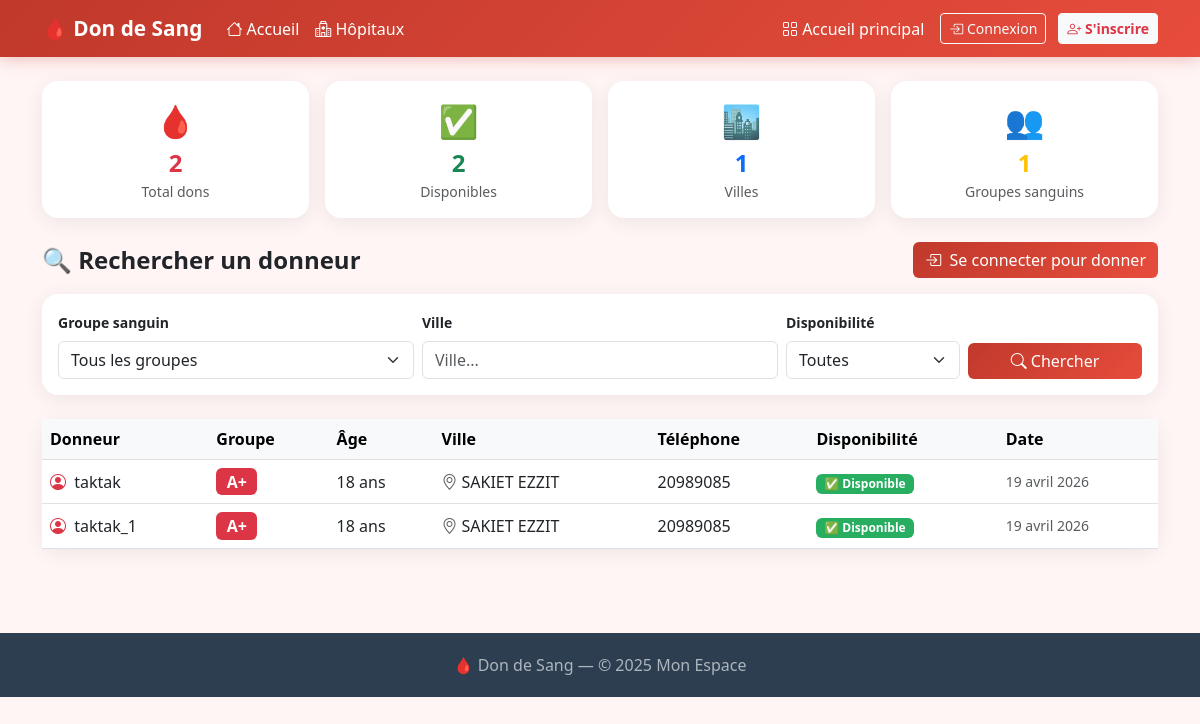
Screenshot of /don_sang/ with the database file from the repository.
### don_sang/models.py (models this page shows, shortened)
class Don(models.Model):
    GROUPE_CHOICES = [
        ('A+','A+'), ('A-','A-'), ('B+','B+'), ('B-','B-'),
        ('AB+','AB+'), ('AB-','AB-'), ('O+','O+'), ('O-','O-'),
    ]
    DISPONIBILITE_CHOICES = [
        ('disponible', 'Disponible'),
        ('indisponible', 'Indisponible'),
        ('bientot', 'Disponible bientôt'),
    ]
    donneur = models.ForeignKey(User, on_delete=models.CASCADE, related_name='dons')
    hopital = models.ForeignKey('Hospital', on_delete=models.SET_NULL, null=True, blank=True, related_name='dons', verbose_name='Hôpital')
    groupe_sanguin = models.CharField(max_length=3, choices=GROUPE_CHOICES)
    date_don = models.DateField(auto_now_add=True)
    ville = models.CharField(max_length=100)
    telephone = models.CharField(max_length=20)
    age = models.PositiveIntegerField(default=18, help_text="Âge du donneur")
    disponibilite = models.CharField(max_length=20, choices=DISPONIBILITE_CHOICES, default='disponible')
    message = models.TextField(blank=True)
    class Meta:
        ordering = ['-date_don']
        verbose_name = 'Don de sang'
        verbose_name_plural = 'Dons de sang'

### don_sang/views.py (the view)
# urls.py: path('', views.accueil_don, name='accueil_don'),
def accueil_don(request):
    dons = Don.objects.select_related('donneur').all()
    form = RechercheForm(request.GET)
    if form.is_valid():
        groupe = form.cleaned_data.get('groupe_sanguin')
        ville = form.cleaned_data.get('ville')
        dispo = form.cleaned_data.get('disponibilite')
        if groupe:
            dons = dons.filter(groupe_sanguin=groupe)
        if ville:
            dons = dons.filter(ville__icontains=ville)
        if dispo:
            dons = dons.filter(disponibilite=dispo)
    stats = {
        'total': Don.objects.count(),
        'disponibles': Don.objects.filter(disponibilite='disponible').count(),
        'villes': Don.objects.values('ville').distinct().count(),
        'groupes': Don.objects.values('groupe_sanguin').annotate(n=Count('id')).order_by('-n'),
    }
    return render(request, 'don_sang/accueil.html', {
        'dons': dons,
        'form': form,
        'stats': stats,
    })

### don_sang/forms.py
class RechercheForm(forms.Form):
    GROUPE_CHOICES = [('', 'Tous les groupes')] + Don.GROUPE_CHOICES
    DISPO_CHOICES = [('', 'Toutes'), ('disponible', 'Disponibles'), ('indisponible', 'Indisponibles'), ('bientot', 'Bientôt disponibles')]
    groupe_sanguin = forms.ChoiceField(
        choices=GROUPE_CHOICES, required=False,
        widget=forms.Select(attrs={'class': 'form-select'})
    )
    ville = forms.CharField(
        required=False,
        widget=forms.TextInput(attrs={'class': 'form-control', 'placeholder': 'Ville...'})
    )
    disponibilite = forms.ChoiceField(
        choices=DISPO_CHOICES, required=False,
        widget=forms.Select(attrs={'class': 'form-select'})
    )

### don_sang/templates/don_sang/accueil.html (shortened to what this page needs)
{% extends 'don_sang/base.html' %}
{% block content %}
<div class="container py-4">
  <div class="row g-3 mb-4">
    <div class="col-6 col-md-3">
      <div class="card text-center p-3">
        <div style="font-size:2rem;">🩸</div>
        <div class="fw-bold fs-4 text-danger">{{ stats.total }}</div>
        <div class="text-muted small">Total dons</div>
      </div>
    </div>
    <div class="col-6 col-md-3">
      <div class="card text-center p-3">
        <div style="font-size:2rem;">✅</div>
        <div class="fw-bold fs-4 text-success">{{ stats.disponibles }}</div>
        <div class="text-muted small">Disponibles</div>
      </div>
    </div>
    <div class="col-6 col-md-3">
      <div class="card text-center p-3">
        <div style="font-size:2rem;">🏙️</div>
        <div class="fw-bold fs-4 text-primary">{{ stats.villes }}</div>
        <div class="text-muted small">Villes</div>
      </div>
    </div>
    <div class="col-6 col-md-3">
      <div class="card text-center p-3">
        <div style="font-size:2rem;">👥</div>
        <div class="fw-bold fs-4 text-warning">{{ stats.groupes|length }}</div>
        <div class="text-muted small">Groupes sanguins</div>
      </div>
    </div>
  </div>
  <div class="d-flex align-items-center justify-content-between mb-3">
    <h4 class="fw-bold mb-0">🔍 Rechercher un donneur</h4>
    {% if user.is_authenticated %}
    <a href="{% url 'faire_don' %}" class="btn btn-blood"><i class="bi bi-plus-circle me-1"></i> Je veux donner</a>
    {% else %}
    <a href="{% url 'login_don' %}" class="btn btn-blood"><i class="bi bi-box-arrow-in-right me-1"></i> Se connecter pour donner</a>
    {% endif %}
  </div>
  <div class="card mb-4">
    <div class="card-body">
      <form method="get">
        <div class="row g-2 align-items-end">
          <div class="col-md-4">
            <label class="form-label small fw-semibold">Groupe sanguin</label>
            {{ form.groupe_sanguin }}
          </div>
          <div class="col-md-4">
            <label class="form-label small fw-semibold">Ville</label>
            {{ form.ville }}
          </div>
          <div class="col-md-2">
            <label class="form-label small fw-semibold">Disponibilité</label>
            {{ form.disponibilite }}
          </div>
          <div class="col-md-2">
            <button type="submit" class="btn btn-blood w-100"><i class="bi bi-search"></i> Chercher</button>
          </div>
        </div>
      </form>
    </div>
  </div>
  <div class="card">
    <div class="card-body p-0">
      {% if dons %}
      <div class="table-responsive">
        <table class="table table-hover align-middle mb-0">
          <thead class="table-light">
            <tr>
              <th>Donneur</th>
              <th>Groupe</th>
              <th>Âge</th>
              <th>Ville</th>
              <th>Téléphone</th>
              <th>Disponibilité</th>
              <th>Date</th>
            </tr>
          </thead>
          <tbody>
            {% for don in dons %}
            <tr>
              <td><i class="bi bi-person-circle text-danger me-1"></i> {{ don.donneur.username }}</td>
              <td><span class="badge bg-danger fs-6">{{ don.groupe_sanguin }}</span></td>
              <td>{{ don.age }} ans</td>
              <td><i class="bi bi-geo-alt text-muted me-1"></i>{{ don.ville }}</td>
              <td>{{ don.telephone }}</td>
              <td>
                {% if don.disponibilite == 'disponible' %}
                  <span class="badge badge-dispo-disponible">✅ Disponible</span>
                {% elif don.disponibilite == 'indisponible' %}
                  <span class="badge badge-dispo-indisponible">❌ Indisponible</span>
                {% else %}
                  <span class="badge badge-dispo-bientot">⏳ Bientôt</span>
                {% endif %}
              </td>
              <td class="text-muted small">{{ don.date_don }}</td>
            </tr>
            {% endfor %}
          </tbody>
        </table>
      </div>
      {% endif %}
    </div>
  </div>
</div>
{% endblock %}

### don_sang/templates/don_sang/base.html (shortened to what this page needs)
<!DOCTYPE html>
<html lang="fr">
<head>
    <link href="https://cdn.jsdelivr.net/npm/bootstrap@5.3.0/dist/css/bootstrap.min.css" rel="stylesheet">
    <link href="https://cdn.jsdelivr.net/npm/bootstrap-icons@1.11.0/font/bootstrap-icons.css" rel="stylesheet">
</head>
<body>
<nav class="navbar navbar-expand-lg sticky-top">
    <div class="container">
        <a class="navbar-brand" href="{% url 'accueil_don' %}">🩸 Don de Sang</a>
        <div class="collapse navbar-collapse" id="navDS">
            <ul class="navbar-nav me-auto">
                <li class="nav-item">
                    <a class="nav-link" href="{% url 'accueil_don' %}"><i class="bi bi-house"></i> Accueil</a>
                </li>
                <li class="nav-item">
                    <a class="nav-link" href="{% url 'liste_hopitaux' %}"><i class="bi bi-hospital"></i> Hôpitaux</a>
                </li>
            </ul>
            <ul class="navbar-nav align-items-center gap-2">
                <li class="nav-item">
                    <a class="nav-link" href="/"><i class="bi bi-grid"></i> Accueil principal</a>
                </li>
                {% if user.is_authenticated %}
                <li class="nav-item">
                    <span class="nav-link"><i class="bi bi-person-circle"></i> {{ user.username }}</span>
                </li>
                <li class="nav-item">
                    <a href="{% url 'logout_don' %}" class="btn btn-sm btn-outline-light">
                        <i class="bi bi-box-arrow-right"></i> Déconnexion
                    </a>
                </li>
                {% else %}
                <li class="nav-item">
                    <a href="{% url 'login_don' %}" class="btn btn-sm btn-outline-light me-1">
                        <i class="bi bi-box-arrow-in-right"></i> Connexion
                    </a>
                </li>
                <li class="nav-item">
                    <a href="{% url 'register_don' %}" class="btn btn-sm btn-light text-danger fw-bold">
                        <i class="bi bi-person-plus"></i> S'inscrire
                    </a>
                </li>
                {% endif %}
            </ul>
        </div>
    </div>
</nav>
{% block content %}{% endblock %}
<footer>
    <div class="container">
        <p class="mb-0">🩸 Don de Sang — © 2025 Mon Espace</p>
    </div>
</footer>
</body>
</html>

### rows the page displays
Don: donneur.username "taktak", groupe_sanguin "A+", age "18", ville "SAKIET EZZIT", telephone "20989085", disponibilite "✅ Disponible", date_don "19 avril 2026"
Don: donneur.username "taktak_1", groupe_sanguin "A+", age "18", ville "SAKIET EZZIT", telephone "20989085", disponibilite "✅ Disponible", date_don "19 avril 2026"

### other values shown
{{ stats.total }} "2"
{{ stats.disponibles }} "2"
{{ stats.villes }} "1"
{{ stats.groupes|length }} "1"
